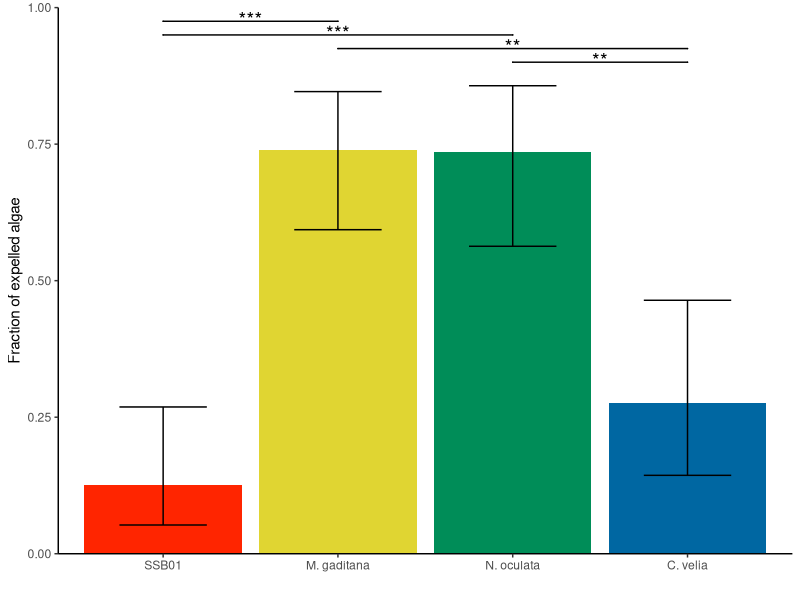
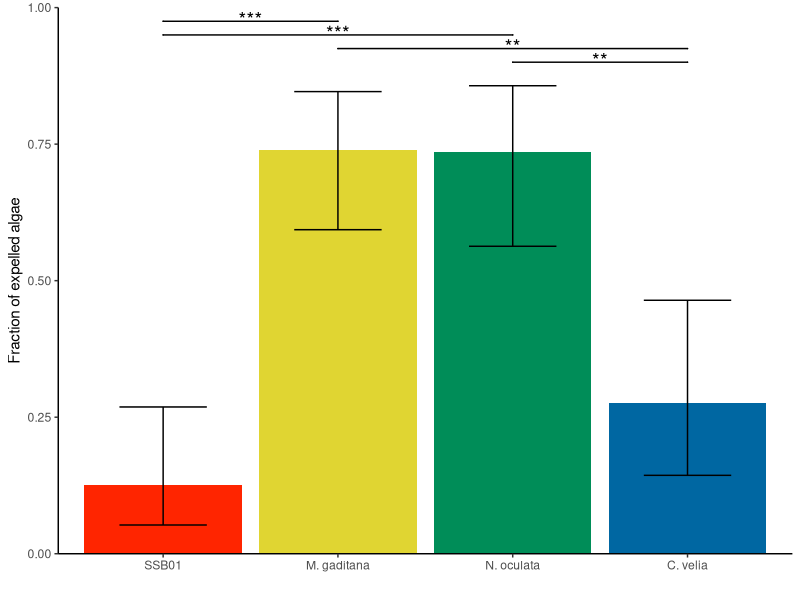

Recreate these plots in R, in order.
## ---- chunk 1
library(readxl) 
library(lubridate)
library(mgcv)
library(ggplot2)
library(ggsignif)
library(readr)
library(emmeans)
library(tidyr)
library(plyr)
library(dplyr)
## ---- chunk 2
#load in raw data
dat <- data.frame(read_csv("2d+e_data.csv"))
head(dat)
## ---- chunk 3
#clean up raw data
dat$Algae <- factor(dat$Algae, levels= c("SSB01", "M. gaditana", "N. oculata", "C. velia"))
dat$Well_ID <- factor(dat$Well_ID)
dat$Treatment <- factor(dat$Treatment)
dat$Repeat.Date. <- factor(as.character(dat$Repeat.Date.))
dat$Expulsion <- ifelse(dat$Time_to_first_expulsion<720,1,0)
head(dat)
## ---- chunk 4
#model data with generalized linear mixed modes 
mod <- gam(Expulsion ~ Algae + s(Well_ID, bs="re"),data=dat,family=binomial())
S <- summary(mod)$p.table
S
## ---- chunk 5
#model pairwise comparison (Tukey)
mod.emm.s <-  emmeans(mod, "Algae")
mod.emm.s <-  emmeans(mod, "Algae")
pairwise <- data.frame(pairs(mod.emm.s))
pairwise$label <- ifelse(pairwise$p.value < 0.001, "***",ifelse(pairwise$p.value < 0.01, "**",ifelse(pairwise$p.value < 0.05, "*","" )))
pairwise <- pairwise %>%  separate(contrast, c("start", "end"), " - ")
write_csv(pairwise, "2d_pairwise.csv")
## ---- chunk 6
#clean up results for graph
result <- data.frame(mod.emm.s)
summary <- data.frame(Algae=result$Algae)
#Transform data (linkfunction)
summary$mean<- plogis(result$emmean)
summary$down <- plogis(result$lower.CL)
summary$up <- plogis(result$upper.CL)
head(summary)
write_csv(summary, "2d_summary.csv")
## ---- chunk 7
# prepair for geom_signif
signi <- data.frame(start = factor(pairwise$start))
signi$end <- factor(pairwise$end)
signi$label <- factor(pairwise$label)
signi <- filter(signi, label != "")
signi$y <- seq(0.975, length.out=nrow(signi), by=-0.025)
signi
## ---- chunk 8
#Plot graph
P1<-ggplot(data = summary) +
  geom_bar(aes(x = Algae, y = mean),stat = "identity", fill = c("#FF2500","#E0D532","#008D58","#0067A2"))  +
  geom_errorbar(aes(x = Algae, y = mean, ymin=down, ymax=up), width=.5) +
  theme_classic() +
  geom_signif(data = signi , aes(xmin = start, xmax = end, annotations = label, y_position = y),  tip_length = 0, textsize = 5, vjust = 0.75, manual = TRUE) +
  labs(x = "", y = "Fraction of expelled algae") +
  scale_y_continuous(expand = c(0, 0), limits = c(0,1))
plot(P1)
ggsave("Figure_2d.pdf",width=7.6,height=11,units="cm")
## ---- chunk 9
# get n count per treatment
ndat <- ddply(dat, c("Algae", "Treatment", "Repeat.Date."), summarise,
               N    = length(Larvae))
n_Figure <-  ddply(ndat, c("Algae", "Treatment"), summarise,
               N    = length(Repeat.Date.))
n_Figure
write_csv(n_Figure, "2d_n.csv")
